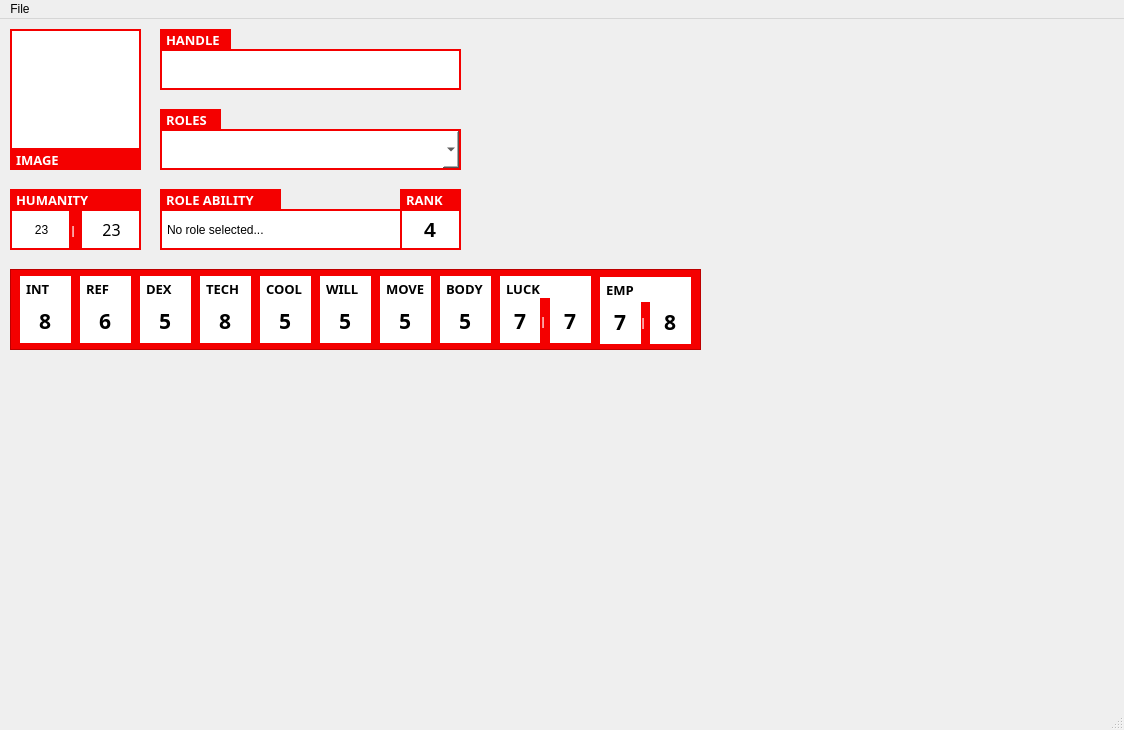
<?xml version="1.0" encoding="UTF-8"?>
<ui version="4.0">
 <class>MainWindow</class>
 <widget class="QMainWindow" name="MainWindow">
  <property name="geometry">
   <rect>
    <x>0</x>
    <y>0</y>
    <width>1124</width>
    <height>730</height>
   </rect>
  </property>
  <property name="windowTitle">
   <string>Cyberpunk Red Character Sheet</string>
  </property>
  <widget class="QWidget" name="centralwidget">
   <widget class="QGraphicsView" name="CharacterImage">
    <property name="geometry">
     <rect>
      <x>10</x>
      <y>10</y>
      <width>131</width>
      <height>121</height>
     </rect>
    </property>
    <property name="styleSheet">
     <string notr="true">border: 2px solid rgb(244,0,0);</string>
    </property>
   </widget>
   <widget class="QLabel" name="handleLabel">
    <property name="geometry">
     <rect>
      <x>160</x>
      <y>10</y>
      <width>71</width>
      <height>21</height>
     </rect>
    </property>
    <property name="font">
     <font>
      <family>OCR A Extended</family>
      <pointsize>10</pointsize>
      <weight>75</weight>
      <italic>false</italic>
      <bold>true</bold>
      <kerning>true</kerning>
     </font>
    </property>
    <property name="styleSheet">
     <string notr="true">background-color: rgb(244, 0, 0);
color: white;
font: 10pt &quot;OCR A Extended&quot;;
font-weight: bold;
padding-left: 2px;</string>
    </property>
    <property name="text">
     <string>HANDLE</string>
    </property>
   </widget>
   <widget class="QLineEdit" name="HandleInput">
    <property name="geometry">
     <rect>
      <x>160</x>
      <y>30</y>
      <width>301</width>
      <height>41</height>
     </rect>
    </property>
    <property name="styleSheet">
     <string notr="true">background-color: white;
font: 14pt &quot;OCR A Extended&quot;;
border: 2px solid  rgb(244,0,0);
padding-left: 2px;</string>
    </property>
   </widget>
   <widget class="QLabel" name="ImagLabel">
    <property name="geometry">
     <rect>
      <x>10</x>
      <y>130</y>
      <width>131</width>
      <height>21</height>
     </rect>
    </property>
    <property name="font">
     <font>
      <family>OCR A Extended</family>
      <pointsize>10</pointsize>
      <weight>75</weight>
      <italic>false</italic>
      <bold>true</bold>
      <kerning>true</kerning>
     </font>
    </property>
    <property name="styleSheet">
     <string notr="true">background-color: rgb(244, 0, 0);
color: white;
font: 10pt &quot;OCR A Extended&quot;;
font-weight: bold;
padding-left: 2px;
</string>
    </property>
    <property name="text">
     <string>IMAGE</string>
    </property>
   </widget>
   <widget class="QLabel" name="RoleLabel">
    <property name="geometry">
     <rect>
      <x>160</x>
      <y>90</y>
      <width>61</width>
      <height>21</height>
     </rect>
    </property>
    <property name="font">
     <font>
      <family>OCR A Extended</family>
      <pointsize>10</pointsize>
      <weight>75</weight>
      <italic>false</italic>
      <bold>true</bold>
      <kerning>true</kerning>
     </font>
    </property>
    <property name="styleSheet">
     <string notr="true">background-color: rgb(244, 0, 0);
color: white;
font: 10pt &quot;OCR A Extended&quot;;
font-weight: bold;
padding-left: 2px;</string>
    </property>
    <property name="text">
     <string>ROLES</string>
    </property>
   </widget>
   <widget class="QComboBox" name="RoleSelect">
    <property name="geometry">
     <rect>
      <x>160</x>
      <y>110</y>
      <width>301</width>
      <height>41</height>
     </rect>
    </property>
    <property name="autoFillBackground">
     <bool>false</bool>
    </property>
    <property name="styleSheet">
     <string notr="true">border: 2px solid rgb(244,0,0);
background-color: white;
font: 12pt &quot;OCR A Extended&quot;;</string>
    </property>
   </widget>
   <widget class="QLabel" name="RoleAbilityLabel">
    <property name="geometry">
     <rect>
      <x>160</x>
      <y>170</y>
      <width>121</width>
      <height>21</height>
     </rect>
    </property>
    <property name="font">
     <font>
      <family>OCR A Extended</family>
      <pointsize>10</pointsize>
      <weight>75</weight>
      <italic>false</italic>
      <bold>true</bold>
      <kerning>true</kerning>
     </font>
    </property>
    <property name="styleSheet">
     <string notr="true">background-color: rgb(244, 0, 0);
color: white;
font: 10pt &quot;OCR A Extended&quot;;
font-weight: bold;
padding-left: 2px;</string>
    </property>
    <property name="text">
     <string>ROLE ABILITY</string>
    </property>
   </widget>
   <widget class="QLabel" name="RoleAbilityDisplay">
    <property name="geometry">
     <rect>
      <x>160</x>
      <y>190</y>
      <width>242</width>
      <height>41</height>
     </rect>
    </property>
    <property name="styleSheet">
     <string notr="true">border: 2px solid rgb(244,0,0);
font: 12pt &quot;OCR A Extended&quot;;
padding-left: 2px;
background: white;</string>
    </property>
    <property name="text">
     <string>No role selected...</string>
    </property>
   </widget>
   <widget class="QLabel" name="RankLabel">
    <property name="geometry">
     <rect>
      <x>400</x>
      <y>170</y>
      <width>61</width>
      <height>21</height>
     </rect>
    </property>
    <property name="font">
     <font>
      <family>OCR A Extended</family>
      <pointsize>10</pointsize>
      <weight>75</weight>
      <italic>false</italic>
      <bold>true</bold>
      <kerning>true</kerning>
     </font>
    </property>
    <property name="styleSheet">
     <string notr="true">background-color: rgb(244, 0, 0);
color: white;
font: 10pt &quot;OCR A Extended&quot;;
font-weight: bold;
padding-left: 2px;</string>
    </property>
    <property name="text">
     <string>RANK</string>
    </property>
   </widget>
   <widget class="QLineEdit" name="RoleAbilityRankInput">
    <property name="geometry">
     <rect>
      <x>400</x>
      <y>190</y>
      <width>61</width>
      <height>41</height>
     </rect>
    </property>
    <property name="font">
     <font>
      <pointsize>16</pointsize>
      <weight>75</weight>
      <bold>true</bold>
     </font>
    </property>
    <property name="styleSheet">
     <string notr="true">background-color: white;
border: 2px solid rgb(244,0,0);
</string>
    </property>
    <property name="text">
     <string>4</string>
    </property>
    <property name="alignment">
     <set>Qt::AlignCenter</set>
    </property>
   </widget>
   <widget class="QLabel" name="HumanityLabel">
    <property name="geometry">
     <rect>
      <x>10</x>
      <y>170</y>
      <width>131</width>
      <height>21</height>
     </rect>
    </property>
    <property name="font">
     <font>
      <family>OCR A Extended</family>
      <pointsize>10</pointsize>
      <weight>75</weight>
      <italic>false</italic>
      <bold>true</bold>
      <kerning>true</kerning>
     </font>
    </property>
    <property name="styleSheet">
     <string notr="true">background-color: rgb(244, 0, 0);
color: white;
font: 10pt &quot;OCR A Extended&quot;;
font-weight: bold;
padding-left: 2px;</string>
    </property>
    <property name="text">
     <string>HUMANITY</string>
    </property>
   </widget>
   <widget class="QLabel" name="HumanityCurrent">
    <property name="geometry">
     <rect>
      <x>10</x>
      <y>190</y>
      <width>61</width>
      <height>41</height>
     </rect>
    </property>
    <property name="styleSheet">
     <string notr="true">border: 2px solid rgb(244,0,0);
font: 12pt &quot;OCR A Extended&quot;;
padding-left: 2px;
text-align: center;
background: white;</string>
    </property>
    <property name="text">
     <string>23</string>
    </property>
    <property name="alignment">
     <set>Qt::AlignCenter</set>
    </property>
   </widget>
   <widget class="QLabel" name="HumanitySpacer">
    <property name="geometry">
     <rect>
      <x>70</x>
      <y>190</y>
      <width>10</width>
      <height>41</height>
     </rect>
    </property>
    <property name="font">
     <font>
      <family>OCR A Extended</family>
      <pointsize>8</pointsize>
      <weight>75</weight>
      <italic>false</italic>
      <bold>true</bold>
      <kerning>true</kerning>
     </font>
    </property>
    <property name="layoutDirection">
     <enum>Qt::LeftToRight</enum>
    </property>
    <property name="styleSheet">
     <string notr="true">background-color: rgb(244, 0, 0);
color: white;
font: 8pt &quot;OCR A Extended&quot;;
font-weight: bold;</string>
    </property>
    <property name="text">
     <string>|</string>
    </property>
   </widget>
   <widget class="QLabel" name="HumanityMax">
    <property name="geometry">
     <rect>
      <x>80</x>
      <y>190</y>
      <width>61</width>
      <height>41</height>
     </rect>
    </property>
    <property name="font">
     <font>
      <family>OCR A Extended</family>
      <pointsize>12</pointsize>
      <weight>50</weight>
      <italic>false</italic>
      <bold>false</bold>
     </font>
    </property>
    <property name="styleSheet">
     <string notr="true">border: 2px solid rgb(244,0,0);
font: 12pt &quot;OCR A Extended&quot;;
padding-left: 2px;
background: white;</string>
    </property>
    <property name="text">
     <string>23</string>
    </property>
    <property name="alignment">
     <set>Qt::AlignCenter</set>
    </property>
   </widget>
   <widget class="QFrame" name="frame">
    <property name="geometry">
     <rect>
      <x>10</x>
      <y>250</y>
      <width>691</width>
      <height>81</height>
     </rect>
    </property>
    <property name="styleSheet">
     <string notr="true">background-color: rgb(244,0,0);</string>
    </property>
    <property name="frameShape">
     <enum>QFrame::StyledPanel</enum>
    </property>
    <property name="frameShadow">
     <enum>QFrame::Raised</enum>
    </property>
    <widget class="QLineEdit" name="IntelligenceInput">
     <property name="geometry">
      <rect>
       <x>10</x>
       <y>29</y>
       <width>51</width>
       <height>45</height>
      </rect>
     </property>
     <property name="font">
      <font>
       <family>OCR A Extended</family>
       <pointsize>16</pointsize>
       <weight>75</weight>
       <bold>true</bold>
      </font>
     </property>
     <property name="styleSheet">
      <string notr="true">background-color: white;
font-weight: bold;
border: none;</string>
     </property>
     <property name="text">
      <string>8</string>
     </property>
     <property name="alignment">
      <set>Qt::AlignCenter</set>
     </property>
    </widget>
    <widget class="QLabel" name="IntelligenceLabel">
     <property name="geometry">
      <rect>
       <x>10</x>
       <y>7</y>
       <width>51</width>
       <height>25</height>
      </rect>
     </property>
     <property name="font">
      <font>
       <family>OCR A Extended</family>
       <pointsize>10</pointsize>
       <weight>75</weight>
       <italic>false</italic>
       <bold>true</bold>
       <kerning>true</kerning>
      </font>
     </property>
     <property name="styleSheet">
      <string notr="true">background-color:white;
color: black;
font: 10pt &quot;OCR A Extended&quot;;
font-weight: bold;
padding-left: 2px;</string>
     </property>
     <property name="text">
      <string>INT</string>
     </property>
    </widget>
    <widget class="QLineEdit" name="ReflexInput">
     <property name="geometry">
      <rect>
       <x>70</x>
       <y>29</y>
       <width>51</width>
       <height>45</height>
      </rect>
     </property>
     <property name="font">
      <font>
       <family>OCR A Extended</family>
       <pointsize>16</pointsize>
       <weight>75</weight>
       <bold>true</bold>
      </font>
     </property>
     <property name="styleSheet">
      <string notr="true">background-color: white;
font-weight: bold;
border: none;</string>
     </property>
     <property name="text">
      <string>6</string>
     </property>
     <property name="alignment">
      <set>Qt::AlignCenter</set>
     </property>
    </widget>
    <widget class="QLabel" name="ReflexLabel">
     <property name="geometry">
      <rect>
       <x>70</x>
       <y>7</y>
       <width>51</width>
       <height>25</height>
      </rect>
     </property>
     <property name="font">
      <font>
       <family>OCR A Extended</family>
       <pointsize>10</pointsize>
       <weight>75</weight>
       <italic>false</italic>
       <bold>true</bold>
       <kerning>true</kerning>
      </font>
     </property>
     <property name="styleSheet">
      <string notr="true">background-color:white;
color: black;
font: 10pt &quot;OCR A Extended&quot;;
font-weight: bold;
padding-left: 2px;</string>
     </property>
     <property name="text">
      <string>REF</string>
     </property>
    </widget>
    <widget class="QLineEdit" name="DexterityInput">
     <property name="geometry">
      <rect>
       <x>130</x>
       <y>29</y>
       <width>51</width>
       <height>45</height>
      </rect>
     </property>
     <property name="font">
      <font>
       <family>OCR A Extended</family>
       <pointsize>16</pointsize>
       <weight>75</weight>
       <bold>true</bold>
      </font>
     </property>
     <property name="styleSheet">
      <string notr="true">background-color: white;
font-weight: bold;
border: none;</string>
     </property>
     <property name="text">
      <string>5</string>
     </property>
     <property name="alignment">
      <set>Qt::AlignCenter</set>
     </property>
    </widget>
    <widget class="QLabel" name="DexterityLabel">
     <property name="geometry">
      <rect>
       <x>130</x>
       <y>7</y>
       <width>51</width>
       <height>25</height>
      </rect>
     </property>
     <property name="font">
      <font>
       <family>OCR A Extended</family>
       <pointsize>10</pointsize>
       <weight>75</weight>
       <italic>false</italic>
       <bold>true</bold>
       <kerning>true</kerning>
      </font>
     </property>
     <property name="styleSheet">
      <string notr="true">background-color:white;
color: black;
font: 10pt &quot;OCR A Extended&quot;;
font-weight: bold;
padding-left: 2px;</string>
     </property>
     <property name="text">
      <string>DEX</string>
     </property>
    </widget>
    <widget class="QLineEdit" name="TechInput">
     <property name="geometry">
      <rect>
       <x>190</x>
       <y>29</y>
       <width>51</width>
       <height>45</height>
      </rect>
     </property>
     <property name="font">
      <font>
       <family>OCR A Extended</family>
       <pointsize>16</pointsize>
       <weight>75</weight>
       <bold>true</bold>
      </font>
     </property>
     <property name="styleSheet">
      <string notr="true">background-color: white;
font-weight: bold;
border: none;</string>
     </property>
     <property name="text">
      <string>8</string>
     </property>
     <property name="alignment">
      <set>Qt::AlignCenter</set>
     </property>
    </widget>
    <widget class="QLabel" name="TechLabel">
     <property name="geometry">
      <rect>
       <x>190</x>
       <y>7</y>
       <width>51</width>
       <height>25</height>
      </rect>
     </property>
     <property name="font">
      <font>
       <family>OCR A Extended</family>
       <pointsize>10</pointsize>
       <weight>75</weight>
       <italic>false</italic>
       <bold>true</bold>
       <kerning>true</kerning>
      </font>
     </property>
     <property name="styleSheet">
      <string notr="true">background-color:white;
color: black;
font: 10pt &quot;OCR A Extended&quot;;
font-weight: bold;
padding-left: 2px;</string>
     </property>
     <property name="text">
      <string>TECH</string>
     </property>
    </widget>
    <widget class="QLineEdit" name="CoolInput">
     <property name="geometry">
      <rect>
       <x>250</x>
       <y>29</y>
       <width>51</width>
       <height>45</height>
      </rect>
     </property>
     <property name="font">
      <font>
       <family>OCR A Extended</family>
       <pointsize>16</pointsize>
       <weight>75</weight>
       <bold>true</bold>
      </font>
     </property>
     <property name="styleSheet">
      <string notr="true">background-color: white;
font-weight: bold;
border: none;</string>
     </property>
     <property name="text">
      <string>5</string>
     </property>
     <property name="alignment">
      <set>Qt::AlignCenter</set>
     </property>
    </widget>
    <widget class="QLineEdit" name="BodyInput">
     <property name="geometry">
      <rect>
       <x>430</x>
       <y>29</y>
       <width>51</width>
       <height>45</height>
      </rect>
     </property>
     <property name="font">
      <font>
       <family>OCR A Extended</family>
       <pointsize>16</pointsize>
       <weight>75</weight>
       <bold>true</bold>
      </font>
     </property>
     <property name="styleSheet">
      <string notr="true">background-color: white;
font-weight: bold;
border: none;</string>
     </property>
     <property name="text">
      <string>5</string>
     </property>
     <property name="alignment">
      <set>Qt::AlignCenter</set>
     </property>
    </widget>
    <widget class="QLabel" name="CoolLabel">
     <property name="geometry">
      <rect>
       <x>250</x>
       <y>7</y>
       <width>51</width>
       <height>25</height>
      </rect>
     </property>
     <property name="font">
      <font>
       <family>OCR A Extended</family>
       <pointsize>10</pointsize>
       <weight>75</weight>
       <italic>false</italic>
       <bold>true</bold>
       <kerning>true</kerning>
      </font>
     </property>
     <property name="styleSheet">
      <string notr="true">background-color:white;
color: black;
font: 10pt &quot;OCR A Extended&quot;;
font-weight: bold;
padding-left: 2px;</string>
     </property>
     <property name="text">
      <string>COOL</string>
     </property>
    </widget>
    <widget class="QLineEdit" name="WillInput">
     <property name="geometry">
      <rect>
       <x>310</x>
       <y>29</y>
       <width>51</width>
       <height>45</height>
      </rect>
     </property>
     <property name="font">
      <font>
       <family>OCR A Extended</family>
       <pointsize>16</pointsize>
       <weight>75</weight>
       <bold>true</bold>
      </font>
     </property>
     <property name="styleSheet">
      <string notr="true">background-color: white;
font-weight: bold;
border: none;</string>
     </property>
     <property name="text">
      <string>5</string>
     </property>
     <property name="alignment">
      <set>Qt::AlignCenter</set>
     </property>
    </widget>
    <widget class="QLabel" name="WillLabel">
     <property name="geometry">
      <rect>
       <x>310</x>
       <y>7</y>
       <width>51</width>
       <height>25</height>
      </rect>
     </property>
     <property name="font">
      <font>
       <family>OCR A Extended</family>
       <pointsize>10</pointsize>
       <weight>75</weight>
       <italic>false</italic>
       <bold>true</bold>
       <kerning>true</kerning>
      </font>
     </property>
     <property name="styleSheet">
      <string notr="true">background-color:white;
color: black;
font: 10pt &quot;OCR A Extended&quot;;
font-weight: bold;
padding-left: 2px;</string>
     </property>
     <property name="text">
      <string>WILL</string>
     </property>
    </widget>
    <widget class="QLineEdit" name="MoveInput">
     <property name="geometry">
      <rect>
       <x>370</x>
       <y>29</y>
       <width>51</width>
       <height>45</height>
      </rect>
     </property>
     <property name="font">
      <font>
       <family>OCR A Extended</family>
       <pointsize>16</pointsize>
       <weight>75</weight>
       <bold>true</bold>
      </font>
     </property>
     <property name="styleSheet">
      <string notr="true">background-color: white;
font-weight: bold;
border: none;</string>
     </property>
     <property name="text">
      <string>5</string>
     </property>
     <property name="alignment">
      <set>Qt::AlignCenter</set>
     </property>
    </widget>
    <widget class="QLabel" name="MoveLabel">
     <property name="geometry">
      <rect>
       <x>370</x>
       <y>7</y>
       <width>51</width>
       <height>25</height>
      </rect>
     </property>
     <property name="font">
      <font>
       <family>OCR A Extended</family>
       <pointsize>10</pointsize>
       <weight>75</weight>
       <italic>false</italic>
       <bold>true</bold>
       <kerning>true</kerning>
      </font>
     </property>
     <property name="styleSheet">
      <string notr="true">background-color:white;
color: black;
font: 10pt &quot;OCR A Extended&quot;;
font-weight: bold;
padding-left: 2px;</string>
     </property>
     <property name="text">
      <string>MOVE</string>
     </property>
    </widget>
    <widget class="QLabel" name="BodyLabel">
     <property name="geometry">
      <rect>
       <x>430</x>
       <y>7</y>
       <width>51</width>
       <height>25</height>
      </rect>
     </property>
     <property name="font">
      <font>
       <family>OCR A Extended</family>
       <pointsize>10</pointsize>
       <weight>75</weight>
       <italic>false</italic>
       <bold>true</bold>
       <kerning>true</kerning>
      </font>
     </property>
     <property name="styleSheet">
      <string notr="true">background-color:white;
color: black;
font: 10pt &quot;OCR A Extended&quot;;
font-weight: bold;
padding-left: 2px;</string>
     </property>
     <property name="text">
      <string>BODY</string>
     </property>
    </widget>
    <widget class="QLabel" name="LuckLabel">
     <property name="geometry">
      <rect>
       <x>490</x>
       <y>7</y>
       <width>91</width>
       <height>25</height>
      </rect>
     </property>
     <property name="font">
      <font>
       <family>OCR A Extended</family>
       <pointsize>10</pointsize>
       <weight>75</weight>
       <italic>false</italic>
       <bold>true</bold>
       <kerning>true</kerning>
      </font>
     </property>
     <property name="styleSheet">
      <string notr="true">background-color:white;
color: black;
font: 10pt &quot;OCR A Extended&quot;;
font-weight: bold;
padding-left: 2px;</string>
     </property>
     <property name="text">
      <string>LUCK</string>
     </property>
    </widget>
    <widget class="QLineEdit" name="LuckCurrentInput">
     <property name="geometry">
      <rect>
       <x>490</x>
       <y>29</y>
       <width>41</width>
       <height>45</height>
      </rect>
     </property>
     <property name="font">
      <font>
       <family>OCR A Extended</family>
       <pointsize>16</pointsize>
       <weight>75</weight>
       <bold>true</bold>
      </font>
     </property>
     <property name="styleSheet">
      <string notr="true">background-color: white;
font-weight: bold;
border: none;</string>
     </property>
     <property name="text">
      <string>7</string>
     </property>
     <property name="alignment">
      <set>Qt::AlignCenter</set>
     </property>
    </widget>
    <widget class="QLineEdit" name="LuckMaxInput">
     <property name="geometry">
      <rect>
       <x>540</x>
       <y>29</y>
       <width>41</width>
       <height>45</height>
      </rect>
     </property>
     <property name="font">
      <font>
       <family>OCR A Extended</family>
       <pointsize>16</pointsize>
       <weight>75</weight>
       <bold>true</bold>
      </font>
     </property>
     <property name="styleSheet">
      <string notr="true">background-color: white;
font-weight: bold;
border: none;</string>
     </property>
     <property name="text">
      <string>7</string>
     </property>
     <property name="alignment">
      <set>Qt::AlignCenter</set>
     </property>
    </widget>
    <widget class="QLabel" name="LuckSpacer">
     <property name="geometry">
      <rect>
       <x>530</x>
       <y>29</y>
       <width>10</width>
       <height>45</height>
      </rect>
     </property>
     <property name="font">
      <font>
       <family>OCR A Extended</family>
       <pointsize>8</pointsize>
       <weight>75</weight>
       <italic>false</italic>
       <bold>true</bold>
       <kerning>true</kerning>
      </font>
     </property>
     <property name="layoutDirection">
      <enum>Qt::LeftToRight</enum>
     </property>
     <property name="styleSheet">
      <string notr="true">background-color: rgb(244, 0, 0);
color: white;
font: 8pt &quot;OCR A Extended&quot;;
font-weight: bold;</string>
     </property>
     <property name="text">
      <string>|</string>
     </property>
    </widget>
    <widget class="QLabel" name="EmpathySpacer">
     <property name="geometry">
      <rect>
       <x>630</x>
       <y>30</y>
       <width>10</width>
       <height>45</height>
      </rect>
     </property>
     <property name="font">
      <font>
       <family>OCR A Extended</family>
       <pointsize>8</pointsize>
       <weight>75</weight>
       <italic>false</italic>
       <bold>true</bold>
       <kerning>true</kerning>
      </font>
     </property>
     <property name="layoutDirection">
      <enum>Qt::LeftToRight</enum>
     </property>
     <property name="styleSheet">
      <string notr="true">background-color: rgb(244, 0, 0);
color: white;
font: 8pt &quot;OCR A Extended&quot;;
font-weight: bold;</string>
     </property>
     <property name="text">
      <string>|</string>
     </property>
    </widget>
    <widget class="QLineEdit" name="EmpathyMaxInput">
     <property name="geometry">
      <rect>
       <x>640</x>
       <y>30</y>
       <width>41</width>
       <height>45</height>
      </rect>
     </property>
     <property name="font">
      <font>
       <family>OCR A Extended</family>
       <pointsize>16</pointsize>
       <weight>75</weight>
       <bold>true</bold>
      </font>
     </property>
     <property name="styleSheet">
      <string notr="true">background-color: white;
font-weight: bold;
border: none;</string>
     </property>
     <property name="text">
      <string>8</string>
     </property>
     <property name="alignment">
      <set>Qt::AlignCenter</set>
     </property>
    </widget>
    <widget class="QLabel" name="EmpathyLabel">
     <property name="geometry">
      <rect>
       <x>590</x>
       <y>8</y>
       <width>91</width>
       <height>25</height>
      </rect>
     </property>
     <property name="font">
      <font>
       <family>OCR A Extended</family>
       <pointsize>10</pointsize>
       <weight>75</weight>
       <italic>false</italic>
       <bold>true</bold>
       <kerning>true</kerning>
      </font>
     </property>
     <property name="styleSheet">
      <string notr="true">background-color:white;
color: black;
font: 10pt &quot;OCR A Extended&quot;;
font-weight: bold;
padding-left: 2px;</string>
     </property>
     <property name="text">
      <string>EMP</string>
     </property>
    </widget>
    <widget class="QLineEdit" name="EmpathyCurrentInput">
     <property name="geometry">
      <rect>
       <x>590</x>
       <y>30</y>
       <width>41</width>
       <height>45</height>
      </rect>
     </property>
     <property name="font">
      <font>
       <family>OCR A Extended</family>
       <pointsize>16</pointsize>
       <weight>75</weight>
       <bold>true</bold>
      </font>
     </property>
     <property name="styleSheet">
      <string notr="true">background-color: white;
font-weight: bold;
border: none;</string>
     </property>
     <property name="text">
      <string>7</string>
     </property>
     <property name="alignment">
      <set>Qt::AlignCenter</set>
     </property>
    </widget>
   </widget>
  </widget>
  <widget class="QMenuBar" name="menubar">
   <property name="geometry">
    <rect>
     <x>0</x>
     <y>0</y>
     <width>1124</width>
     <height>21</height>
    </rect>
   </property>
   <widget class="QMenu" name="menuFile">
    <property name="title">
     <string>File</string>
    </property>
   </widget>
   <addaction name="menuFile"/>
  </widget>
  <widget class="QStatusBar" name="statusbar"/>
 </widget>
 <resources/>
 <connections/>
</ui>
